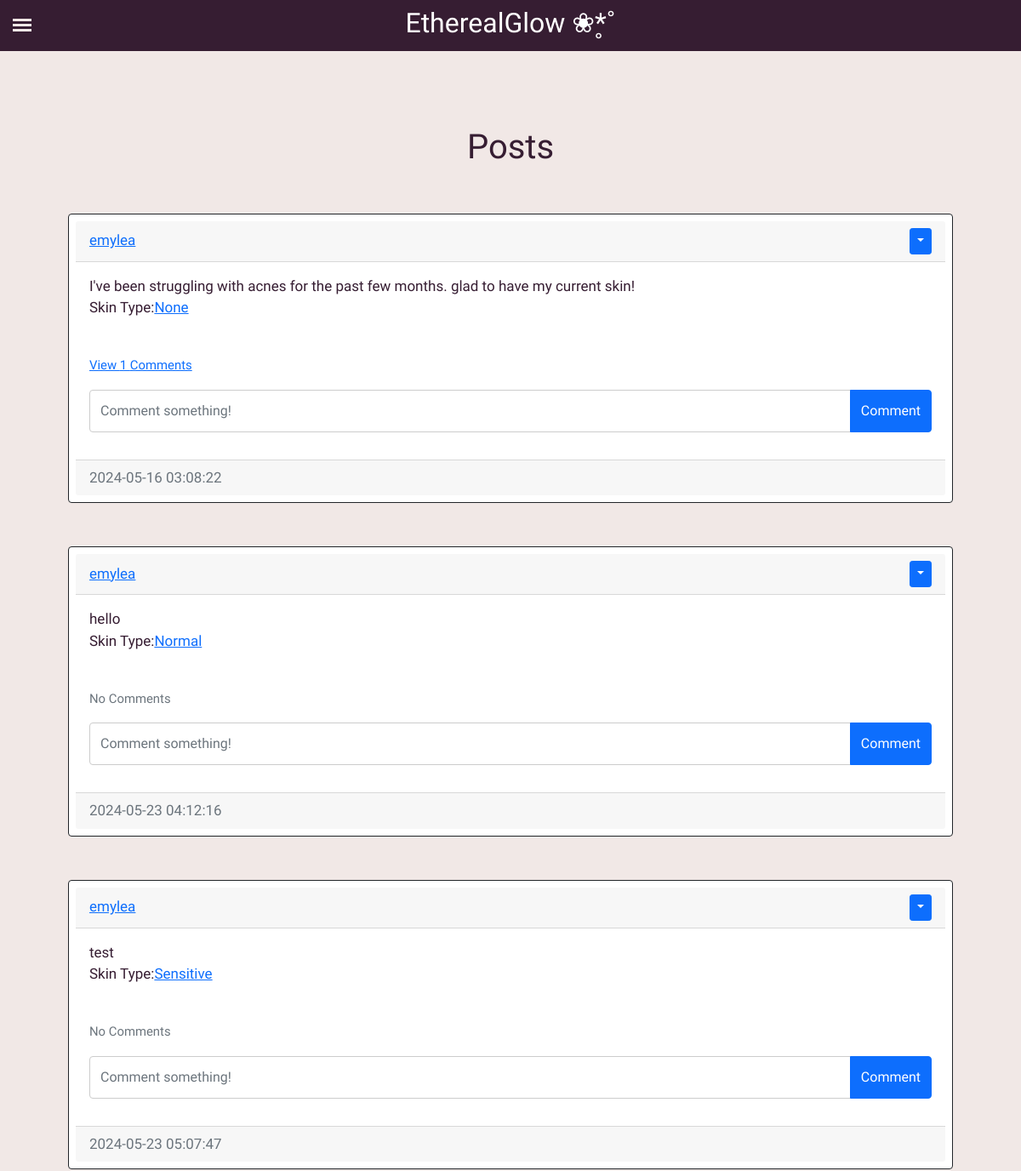
The page /posts/emylea (signed in, upper part) on the database as committed earlier.
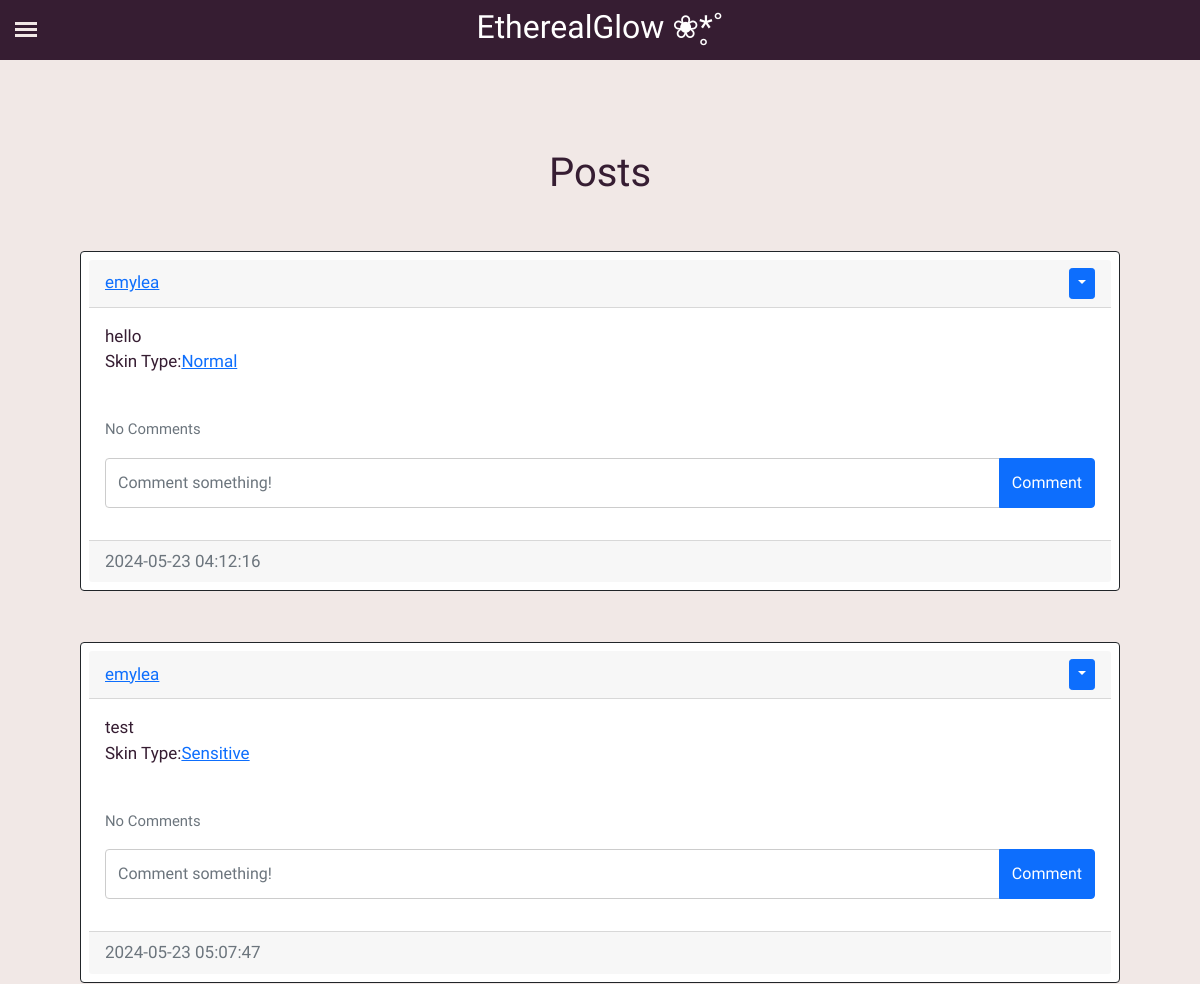
The same page on the database as committed later.
### website/models.py (models this page shows)
class Post(db.Model):
    id = db.Column(db.Integer, primary_key=True)
    text = db.Column(db.Text, nullable=False)
    date_created = db.Column(db.DateTime(timezone=True), default=func.now())
    author = db.Column(db.Integer, db.ForeignKey('user.id', ondelete="CASCADE"), nullable=False)
    comments = db.relationship('Comment', backref='post', passive_deletes=True)
    skintype = db.Column(db.Text, nullable=False)

class User(db.Model, UserMixin):
    id = db.Column(db.Integer, primary_key=True)
    email = db.Column(db.String(150), unique=True)
    username = db.Column(db.String(150), unique=True)
    password = db.Column(db.String(150))
    date_created = db.Column(db.DateTime(timezone=True), default=func.now())
    posts = db.relationship('Post', backref='user', passive_deletes=True)
    feedbacks = db.relationship('Feedback', backref='author', passive_deletes=True)
    comments = db.relationship('Comment', backref='user', passive_deletes=True)
    skintype = db.Column(db.Text, nullable=False)
    products = db.relationship('Product', backref='author', passive_deletes=True)

### website/views.py (the view)
@views.route("/posts/<username>")
@login_required
def posts(username) :
    user = User.query.filter_by(username=username).first()
    if not user :
        flash ("User is not exist.", category="error")
        return redirect(url_for('views.blog'))
    posts = Post.query.filter_by(author=user.id).all()
    return render_template("posts.html", user=current_user, posts=posts, username=username)

### website/__init__.py (called while the page is built)
def create_app():
    app = Flask(__name__)
    app.config['SECRET_KEY'] = "helloworld"
    app.config['SQLALCHEMY_TRACK_MODIFICATIONS'] = False
    app.config['SQLALCHEMY_DATABASE_URI'] = f'sqlite:///{DB_NAME}'
    app.config['UPLOAD_FOLDER'] = 'C:\\Users\\12211\\Documents\\Mini It Project\\EtherealGlow\\website\\static\\uploads'
    db.init_app(app)
    migrate.init_app(app, db)
    bcrypt.init_app(app)
    from website.views import views
    from website.auth import auth
    app.register_blueprint(views, url_prefix="/")
    app.register_blueprint(auth, url_prefix="/")
    from website.models import User, Post, Feedback, Comment, Product
    create_database(app)
    login_manager = LoginManager()
    login_manager.login_view = "auth.login"
    login_manager.init_app(app)
    @login_manager.user_loader
    def load_user(id):
        return User.query.get(int(id))
    return app

### website/templates/posts.html (shortened to what this page needs)
{% extends "posts_div.html" %}

### website/templates/posts_div.html (shortened to what this page needs)
{% extends "base.html" %}
{% block content%}
<h1 class="title" align = "center">Posts</h1>
    <div id="posts">
      {% for post in posts %}
      <br />
      <div class="card border-dark">
        <div class="card-header d-flex justify-content-between align-items-center">
          <a href="/posts/{{post.user.username}}">{{post.user.username}}</a>
          {% if user.id == post.author %}
          <div class="btn-group">
            <button
              type="button"
              class="btn btn-sm btn-primary dropdown-toggle"
              data-bs-toggle="dropdown"
            ></button>
          </div>
          {% endif %}
        </div>
        <div class="card-body">
          <div class="card-text">{{post.text}}</div>
          <p>Skin Type:<a href="/share/{{post.skintype}}">{{post.skintype}}</a></p>
          <br />
          <p class="card-text">
            {% if post.comments|length > 0 %}
            <a data-bs-toggle="collapse" href="#comments-{{post.id}}" role="button">
              <small>View {{post.comments|length}} Comments</small>
            </a>
            {% else %}
            <small class="text-muted">No Comments</small>
            {% endif %}
          </p>
          <form
            class="input-group mb-3"
            method="POST"
            action="/create-comment/{{post.id}}"
          >
            <input
              type="text"
              id="text"
              name="text"
              class="form-control"
              placeholder="Comment something!"
            />
            <button type="submit" class="btn btn-primary">Comment</button>
          </form>
        </div>
        <div class="card-footer text-muted">{{post.date_created}}</div>
      </div>
      <br /> {% endfor %}
    </div>
     {% endblock %}

Rows that differ between the two databases and show on the page:
removed Post: user.username "emylea", text "I've been struggling with acnes for the past few months. glad to have my current skin!", skintype "None", comments|length "1", date_created "2024-05-16 03:08:22"
